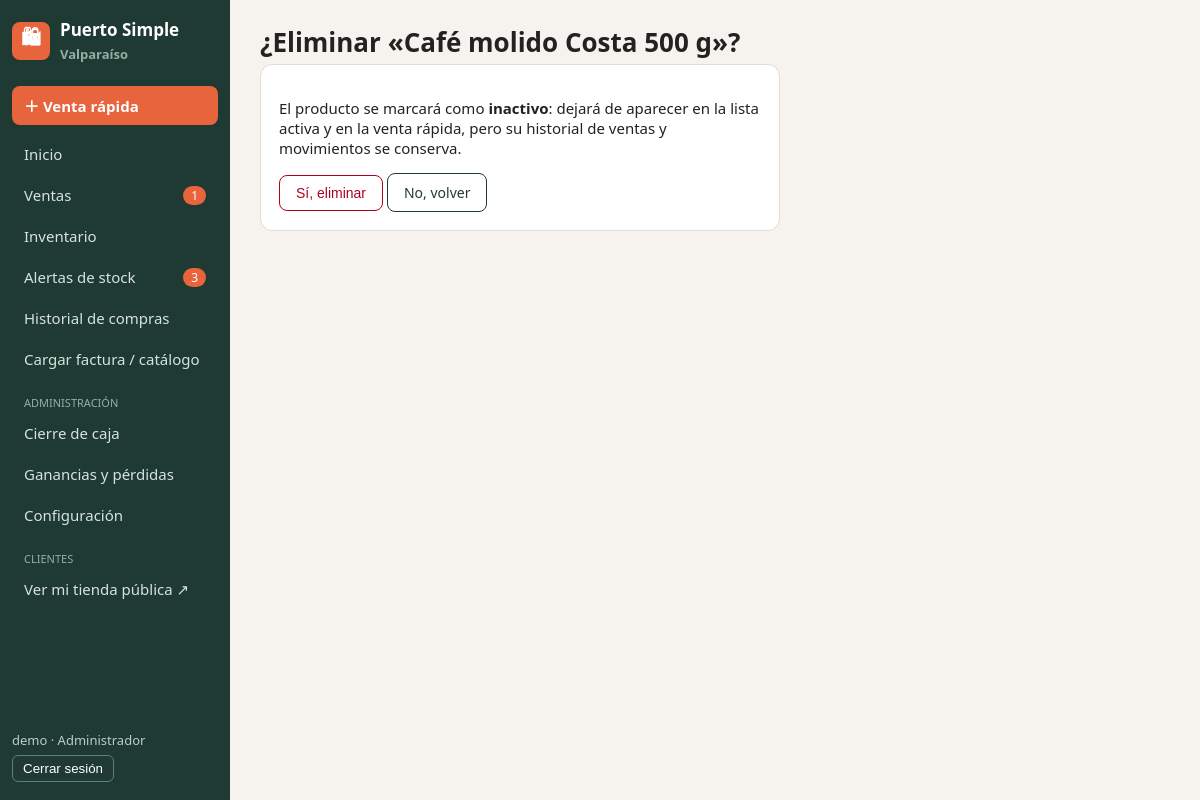
The app's page /inventario/1/desactivar/ (signed in) with its own data.
### tienda/models.py (models this page shows, shortened)
class Comercio(models.Model):
    TIPOS = [("minimarket", "Minimarket"), ("almacen", "Almacén"), ("libreria", "Librería"),
             ("cafeteria", "Cafetería"), ("otro", "Otro")]
    nombre = models.CharField(max_length=100)
    slug = models.SlugField(unique=True, blank=True)       # dirección de la tienda pública
    rut = models.CharField("RUT", max_length=12, blank=True)
    tipo_comercio = models.CharField("Tipo de comercio", max_length=20, choices=TIPOS, default="minimarket")
    region = models.CharField("Región", max_length=60, default="Valparaíso")
    telefono = models.CharField("Teléfono", max_length=30, blank=True)
    email = models.EmailField("Correo de contacto", blank=True)
    logo = models.ImageField(upload_to="logos/", blank=True, null=True)

class Producto(models.Model):
    comercio = models.ForeignKey(Comercio, on_delete=models.CASCADE, related_name="productos")
    sku = models.CharField("SKU / código", max_length=30)
    nombre = models.CharField(max_length=100)
    descripcion = models.CharField("Descripción", max_length=200, blank=True)
    precio = models.PositiveIntegerField("Precio de venta ($)", default=0)
    costo = models.PositiveIntegerField("Costo de compra ($)", default=0)
    stock_actual = models.IntegerField("Stock actual", default=0)
    stock_minimo = models.PositiveIntegerField("Stock mínimo", default=0)
    stock_objetivo = models.PositiveIntegerField("Stock objetivo (para reponer)", default=0)
    activo = models.BooleanField(default=True)
    class Meta:
        unique_together = ("comercio", "sku")
        ordering = ["nombre"]
    @property
    def objetivo(self):
        return self.stock_objetivo or self.stock_minimo * 2

### tienda/views.py (the view)
# urls.py: path("inventario/<int:pk>/desactivar/", views.producto_desactivar, name="producto_desactivar"),
@acceso()
def producto_desactivar(request, pk):
    p = get_object_or_404(Producto, pk=pk, comercio=request.comercio)
    if request.method == "POST":
        p.activo = False
        p.save()
        servicios.revisar_alerta(p)
        messages.success(request, f"«{p.nombre}» se marcó como inactivo y ya no aparece en la lista activa.")
        return redirect("inventario")
    return render(request, "tienda/producto_confirmar.html", {"p": p})

### tienda/contexto.py (called while the page is built)
def datos_globales(request):
    user = getattr(request, "user", None)
    if user is not None and user.is_authenticated and hasattr(user, "perfil"):
        perfil = user.perfil
        return {
            "comercio": perfil.comercio,
            "es_admin": perfil.rol == "admin",
            "n_alertas": AlertaStock.objects.filter(producto__comercio=perfil.comercio, estado="activa").count(),
            "n_pendientes": Venta.objects.filter(comercio=perfil.comercio, estado="pendiente").count(),
        }
    return {}

### tienda/views.py (called while the page is built)
def acceso(solo_admin=False):
    def decorador(vista):
        @wraps(vista)
        def envoltura(request, *args, **kwargs):
            if not hasattr(request.user, "perfil"):
                return render(request, "tienda/sin_comercio.html", status=403)
            if solo_admin and request.user.perfil.rol != "admin":
                messages.error(request, "Solo el administrador puede entrar a esa sección.")
                return redirect("inicio")
            request.comercio = request.user.perfil.comercio
            return vista(request, *args, **kwargs)
        return login_required(envoltura)
    return decorador

### tienda/templates/tienda/producto_confirmar.html (shortened to what this page needs)
{% extends "tienda/base.html" %}
{% block contenido %}
<h1>¿Eliminar «{{ p.nombre }}»?</h1>
<div class="caja" style="max-width:520px"><p>El producto se marcará como <b>inactivo</b>: dejará de aparecer en la lista activa y en la venta rápida,
pero su historial de ventas y movimientos se conserva.</p>
<form method="post">{% csrf_token %}<button class="btn peligro" type="submit">Sí, eliminar</button> <a class="btn" href="{% url 'producto_detalle' p.id %}">No, volver</a></form></div>
{% endblock %}

### tienda/templates/tienda/base.html (shortened to what this page needs)
{% load static formatos %}<!DOCTYPE html>
<html lang="es">
<head>
    <link rel="stylesheet" href="{% static 'css/estilo.css' %}">
</head>
<body>
{% with u=request.resolver_match.url_name %}
<div class="layout">
    <nav class="lateral">
        <div class="marca">
            {% if comercio.logo %}<img src="{{ comercio.logo.url }}" alt="Logo">{% else %}<div class="logo-letra">🛍</div>{% endif %}
            <div>{{ comercio.nombre }}<br><span class="nota" style="color:#8fb0a4">{{ comercio.region }}</span></div>
        </div>
        <a class="destacado" href="{% url 'venta_rapida' %}">＋ Venta rápida</a>
        <a class="{% if u == 'inicio' %}activo{% endif %}" href="{% url 'inicio' %}">Inicio</a>
        <a class="{% if u == 'ventas' or u == 'venta_detalle' %}activo{% endif %}" href="{% url 'ventas' %}">Ventas {% if n_pendientes %}<span class="insignia">{{ n_pendientes }}</span>{% endif %}</a>
        <a class="{% if u == 'inventario' or u == 'producto_detalle' or u == 'producto_nuevo' or u == 'producto_editar' %}activo{% endif %}" href="{% url 'inventario' %}">Inventario</a>
        <a class="{% if u == 'alertas' %}activo{% endif %}" href="{% url 'alertas' %}">Alertas de stock {% if n_alertas %}<span class="insignia">{{ n_alertas }}</span>{% endif %}</a>
        <a class="{% if u == 'compras' %}activo{% endif %}" href="{% url 'compras' %}">Historial de compras</a>
        <a class="{% if u == 'cargas' or u == 'carga_revision' %}activo{% endif %}" href="{% url 'cargas' %}">Cargar factura / catálogo</a>
        {% if es_admin %}
        <div class="etiqueta">Administración</div>
        <a class="{% if u == 'cierre_caja' %}activo{% endif %}" href="{% url 'cierre_caja' %}">Cierre de caja</a>
        <a class="{% if u == 'informes' %}activo{% endif %}" href="{% url 'informes' %}">Ganancias y pérdidas</a>
        <a class="{% if u == 'configuracion' %}activo{% endif %}" href="{% url 'configuracion' %}">Configuración</a>
        {% endif %}
        <div class="etiqueta">Clientes</div>
        <a href="{% url 'tienda_publica' comercio.slug %}" target="_blank">Ver mi tienda pública ↗</a>
        <div class="pie">
            {{ user.username }} · {% if es_admin %}Administrador{% else %}Vendedor{% endif %}
            <form method="post" action="{% url 'logout' %}">{% csrf_token %}<button type="submit">Cerrar sesión</button></form>
        </div>
    </nav>
    <main class="contenido">
        {% block contenido %}{% endblock %}
    </main>
</div>
{% endwith %}
</body>
</html>

### static/css/estilo.css (style rules this page uses)
:root { --verde:#1f3a33; --verde2:#2c5247; --acento:#e8643c; --fondo:#f6f3ee; --borde:#e2ddd3; --texto:#222; --gris:#6f6f6f; }
* { box-sizing: border-box; }
body { margin:0; font-family: "Segoe UI", Arial, sans-serif; background:var(--fondo); color:var(--texto); font-size:15px; }
a { color: var(--verde2); }
.layout { display:flex; min-height:100vh; }
.lateral { width:230px; background:var(--verde); color:#fff; padding:18px 12px; display:flex; flex-direction:column; position:sticky; top:0; height:100vh; }
.lateral .marca { display:flex; align-items:center; gap:10px; margin-bottom:22px; font-weight:bold; font-size:17px; }
.lateral .logo-letra { width:38px; height:38px; border-radius:8px; background:var(--acento); display:flex; align-items:center; justify-content:center; font-size:20px; }
.lateral a { display:flex; justify-content:space-between; align-items:center; color:#d6e3de; text-decoration:none; padding:9px 12px; border-radius:8px; margin-bottom:3px; }
.lateral a.destacado { background:var(--acento); color:#fff; font-weight:bold; margin-bottom:10px; }
.lateral .etiqueta { font-size:11px; text-transform:uppercase; color:#8fb0a4; margin:14px 12px 4px; }
.insignia { background:var(--acento); color:#fff; border-radius:10px; padding:1px 8px; font-size:12px; }
.lateral .pie { margin-top:auto; font-size:13px; color:#b9cec7; }
.lateral .pie button { background:none; border:1px solid #5d7f74; color:#fff; border-radius:6px; padding:5px 10px; cursor:pointer; margin-top:6px; }
.contenido { flex:1; padding:24px 30px; max-width:1250px; }
h1 { margin:0 0 4px; font-size:26px; }
.caja { background:#fff; border:1px solid var(--borde); border-radius:12px; padding:18px; margin-bottom:18px; }
.nota { color:var(--gris); font-size:13px; }
.btn { display:inline-block; background:#fff; border:1px solid var(--verde); color:var(--verde); padding:9px 16px; border-radius:8px; cursor:pointer; font-size:14px; text-decoration:none; }
.btn.peligro { border-color:#b00020; color:#b00020; }

### records on screen
Comercio: nombre "Puerto Simple", region "Valparaíso"
Producto: nombre "Café molido Costa 500 g"

### other values on screen
{{ n_pendientes }} "1"
{{ n_alertas }} "3"
{{ user.username }} "demo"
